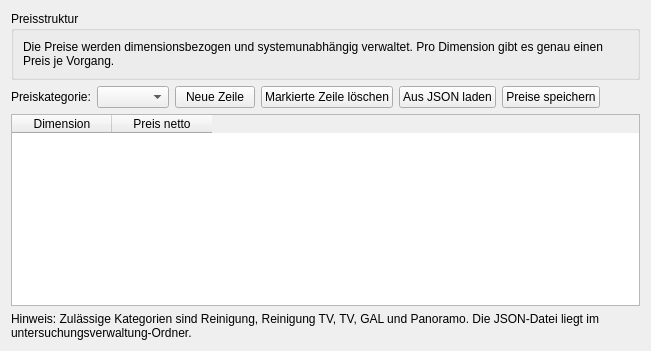
     <widget class="QWidget" name="tab_preisverwaltung">
      <attribute name="title">
       <string>Preisverwaltung</string>
      </attribute>
      <layout class="QVBoxLayout" name="verticalLayout_preisverwaltung">
       <item>
        <widget class="QGroupBox" name="group_preise_info">
         <property name="title">
          <string>Preisstruktur</string>
         </property>
         <layout class="QVBoxLayout" name="verticalLayout_preise_info">
          <item>
           <widget class="QLabel" name="label_preise_info">
            <property name="text">
             <string>Die Preise werden dimensionsbezogen und systemunabhängig verwaltet. Pro Dimension gibt es genau einen Preis je Vorgang.</string>
            </property>
            <property name="wordWrap">
             <bool>true</bool>
            </property>
           </widget>
          </item>
         </layout>
        </widget>
       </item>
       <item>
        <layout class="QHBoxLayout" name="horizontalLayout_preise_toolbar">
         <item>
          <widget class="QLabel" name="label_preis_kategorie">
           <property name="text">
            <string>Preiskategorie:</string>
           </property>
          </widget>
         </item>
         <item>
          <widget class="QComboBox" name="preis_kategorie_combo"/>
         </item>
         <item>
          <widget class="QPushButton" name="btn_preis_neu">
           <property name="text">
            <string>Neue Zeile</string>
           </property>
          </widget>
         </item>
         <item>
          <widget class="QPushButton" name="btn_preis_loeschen">
           <property name="text">
            <string>Markierte Zeile löschen</string>
           </property>
          </widget>
         </item>
         <item>
          <widget class="QPushButton" name="btn_preise_aus_json">
           <property name="text">
            <string>Aus JSON laden</string>
           </property>
          </widget>
         </item>
         <item>
          <widget class="QPushButton" name="btn_preise_speichern">
           <property name="text">
            <string>Preise speichern</string>
           </property>
          </widget>
         </item>
         <item>
          <spacer name="horizontalSpacer_preise">
           <property name="orientation">
            <enum>Qt::Horizontal</enum>
           </property>
           <property name="sizeHint" stdset="0">
            <size>
             <width>40</width>
             <height>20</height>
            </size>
           </property>
          </spacer>
         </item>
        </layout>
       </item>
       <item>
        <widget class="QTableWidget" name="preise_table">
         <column>
          <property name="text">
           <string>Dimension</string>
          </property>
         </column>
         <column>
          <property name="text">
           <string>Preis netto</string>
          </property>
         </column>
        </widget>
       </item>
       <item>
        <widget class="QLabel" name="label_preise_hinweis">
         <property name="text">
          <string>Hinweis: Zulässige Kategorien sind Reinigung, Reinigung TV, TV, GAL und Panoramo. Die JSON-Datei liegt im untersuchungsverwaltung-Ordner.</string>
         </property>
         <property name="wordWrap">
          <bool>true</bool>
         </property>
        </widget>
       </item>
      </layout>
     </widget>
